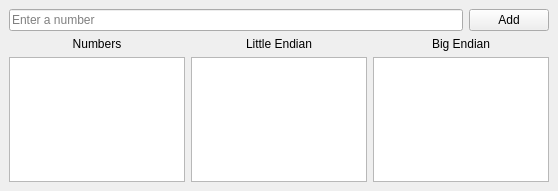
<?xml version="1.0" encoding="UTF-8"?>
<ui version="4.0">
 <class>MainWindow</class>
 <widget class="QMainWindow" name="MainWindow">
  <property name="geometry">
   <rect>
    <x>0</x>
    <y>0</y>
    <width>558</width>
    <height>191</height>
   </rect>
  </property>
  <property name="windowTitle">
   <string>Lab1</string>
  </property>
  <widget class="QWidget" name="centralwidget">
   <layout class="QVBoxLayout" name="verticalLayout_3">
    <item>
     <layout class="QHBoxLayout" name="horizontalLayout">
      <item>
       <widget class="QLineEdit" name="lineEdit">
        <property name="sizePolicy">
         <sizepolicy hsizetype="Expanding" vsizetype="Minimum">
          <horstretch>0</horstretch>
          <verstretch>0</verstretch>
         </sizepolicy>
        </property>
        <property name="placeholderText">
         <string>Enter a number</string>
        </property>
       </widget>
      </item>
      <item>
       <widget class="QPushButton" name="pushButton">
        <property name="sizePolicy">
         <sizepolicy hsizetype="Minimum" vsizetype="Minimum">
          <horstretch>0</horstretch>
          <verstretch>0</verstretch>
         </sizepolicy>
        </property>
        <property name="text">
         <string>Add</string>
        </property>
       </widget>
      </item>
     </layout>
    </item>
    <item>
     <layout class="QHBoxLayout" name="horizontalLayout_2">
      <item>
       <layout class="QVBoxLayout" name="verticalLayout_2">
        <item>
         <widget class="QLabel" name="label_2">
          <property name="text">
           <string>Numbers</string>
          </property>
          <property name="alignment">
           <set>Qt::AlignCenter</set>
          </property>
         </widget>
        </item>
        <item>
         <widget class="QTextBrowser" name="tbNumbers"/>
        </item>
       </layout>
      </item>
      <item>
       <layout class="QVBoxLayout" name="verticalLayout_4">
        <item>
         <widget class="QLabel" name="label_3">
          <property name="text">
           <string>Little Endian</string>
          </property>
          <property name="alignment">
           <set>Qt::AlignCenter</set>
          </property>
         </widget>
        </item>
        <item>
         <widget class="QTextBrowser" name="tbLittleEndian"/>
        </item>
       </layout>
      </item>
      <item>
       <layout class="QVBoxLayout" name="verticalLayout">
        <item>
         <widget class="QLabel" name="label">
          <property name="text">
           <string>Big Endian</string>
          </property>
          <property name="alignment">
           <set>Qt::AlignCenter</set>
          </property>
         </widget>
        </item>
        <item>
         <widget class="QTextBrowser" name="tbBigEndian"/>
        </item>
       </layout>
      </item>
     </layout>
    </item>
   </layout>
  </widget>
 </widget>
 <resources/>
 <connections/>
</ui>
